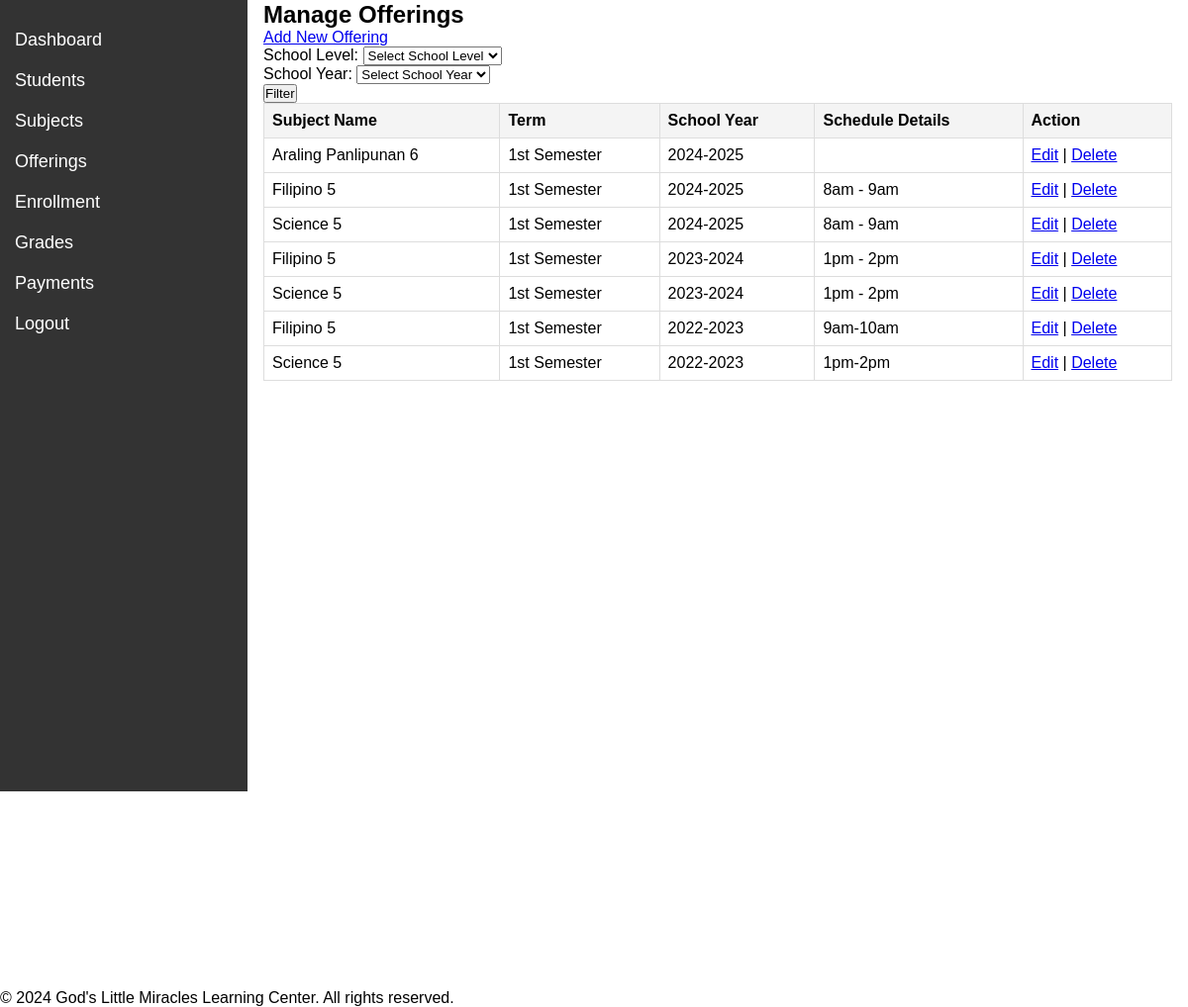
The app's page /teacher/manage_offerings.php (signed in), older data.
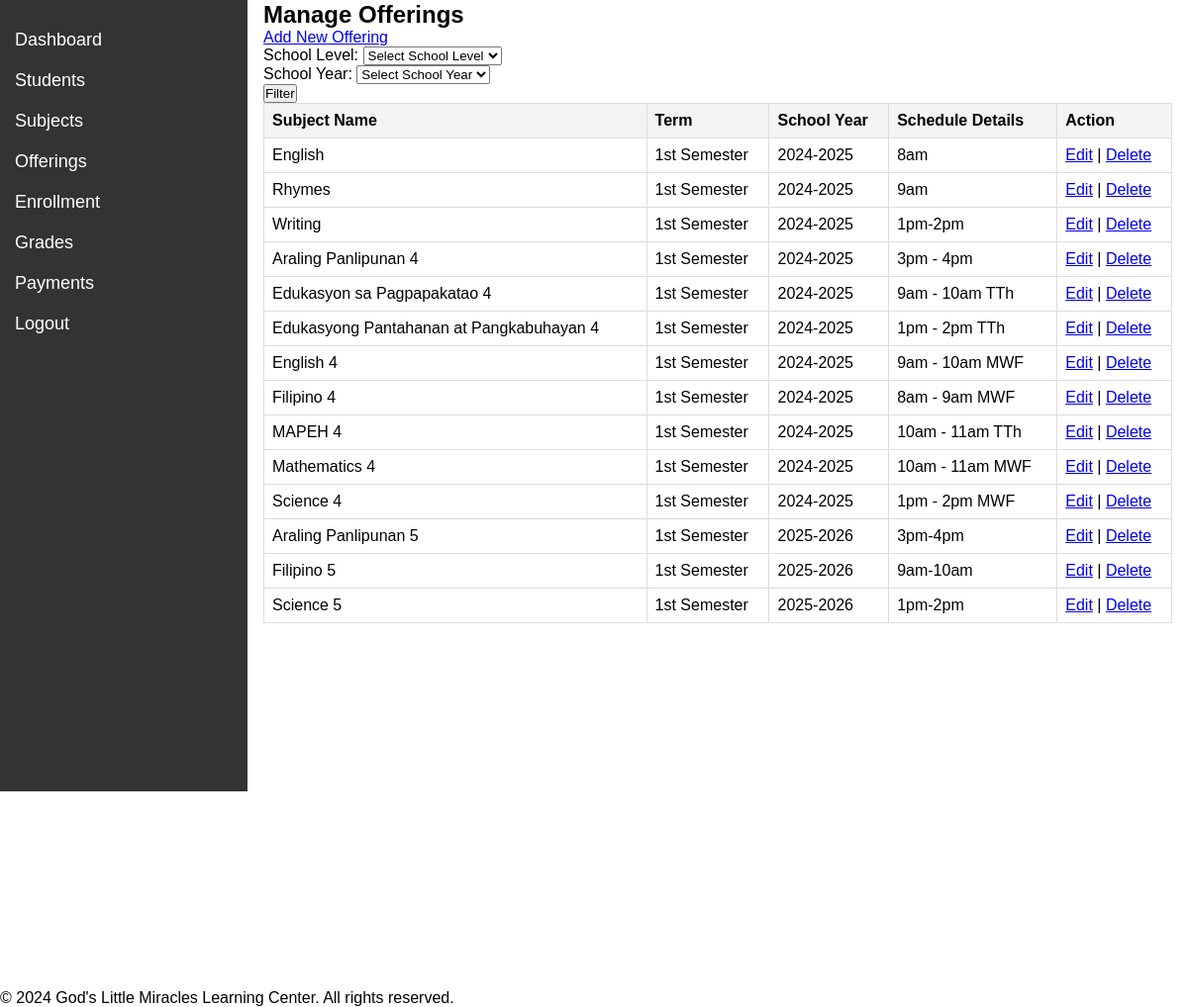
The same page, newer data.
### tables this page shows
CREATE TABLE `offerings` (
  `OfferingID` int(11) NOT NULL,
  `SubjectID` int(11) DEFAULT NULL,
  `Term` varchar(50) DEFAULT NULL,
  `SchoolYear` varchar(9) DEFAULT NULL,
  `ScheduleDetails` varchar(255) DEFAULT NULL
);

CREATE TABLE `subjects` (
  `SubjectID` int(11) NOT NULL,
  `SubjectName` varchar(100) DEFAULT NULL,
  `Description` text DEFAULT NULL,
  `SubjectSchoolLevel` varchar(255) DEFAULT NULL,
  `IsActive` tinyint(1) DEFAULT 1,
  `CreatedAt` timestamp NOT NULL DEFAULT current_timestamp(),
  `UpdatedAt` timestamp NOT NULL DEFAULT current_timestamp() ON UPDATE current_timestamp()
);

### teacher/manage_offerings.php (the view, shortened to what this page needs)
<?php
require_once '../includes/config.php';
$selectedSchoolLevel = $_GET['schoolLevel'] ?? '';
$selectedSchoolYear = $_GET['schoolYear'] ?? '';
try {
    $sql = "SELECT o.OfferingID, s.SubjectName, o.Term, o.SchoolYear, o.ScheduleDetails
            FROM offerings o
            INNER JOIN subjects s ON o.SubjectID = s.SubjectID
            WHERE (:schoolLevel = '' OR s.SubjectSchoolLevel = :schoolLevel)
            AND (:schoolYear = '' OR o.SchoolYear = :schoolYear)
            ORDER BY s.SubjectSchoolLevel, o.SchoolYear DESC, o.Term, s.SubjectName";
    $stmt = $pdo->prepare($sql);
    $stmt->bindParam(':schoolLevel', $selectedSchoolLevel);
    $stmt->bindParam(':schoolYear', $selectedSchoolYear);
    $stmt->execute();
    $offerings = $stmt->fetchAll(PDO::FETCH_ASSOC);
} catch (PDOException $e) {
    echo "Oops! Something went wrong. Please try again later.";
    error_log($e->getMessage());
}
?>
<!DOCTYPE html>
<html lang="en">
<head>
    <link rel="stylesheet" href="../css/teacher_style.css">
</head>
<body>
    <?php include 'sidebar2.php'; ?>
    <div class="teacher-content">
        <h2>Manage Offerings</h2>
        <a href="add_offering.php" class="btn">Add New Offering</a>
        <form action="<?php echo htmlspecialchars($_SERVER["PHP_SELF"]); ?>" method="get">
            <div class="form-group">
                <label for="schoolLevel">School Level:</label>
                <select name="schoolLevel" id="schoolLevel" class="form-control">
                    <option value="">Select School Level</option>
                </select>
            </div>
            <div class="form-group">
                <label for="schoolYear">School Year:</label>
                <select name="schoolYear" id="schoolYear" class="form-control">
                    <option value="">Select School Year</option>
                </select>
            </div>
            <input type="submit" value="Filter" class="btn">
        </form>
        <table>
            <thead>
                <tr>
                    <th>Subject Name</th>
                    <th>Term</th>
                    <th>School Year</th>
                    <th>Schedule Details</th>
                    <th>Action</th>
                </tr>
            </thead>
            <tbody>
                <?php if (!empty($offerings)): ?>
                    <?php foreach ($offerings as $offering): ?>
                    <tr>
                        <td><?php echo htmlspecialchars($offering['SubjectName']); ?></td>
                        <td><?php echo htmlspecialchars($offering['Term']); ?></td>
                        <td><?php echo htmlspecialchars($offering['SchoolYear']); ?></td>
                        <td><?php echo htmlspecialchars($offering['ScheduleDetails']); ?></td>
                        <td>
                            <a href="edit_offering.php?id=<?php echo $offering['OfferingID']; ?>">Edit</a> |
                            <a href="delete_offering.php?id=<?php echo $offering['OfferingID']; ?>" onclick="return confirm('Are you sure you want to delete this offering?');">Delete</a>
                        </td>
                    </tr>
                    <?php endforeach; ?>
                <?php else: ?>
                    <tr><td colspan="5">No offerings found.</td></tr>
                <?php endif; ?>
            </tbody>
        </table>
    </div>
    <?php include '../includes/footer.php'; ?>
</body>
</html>

Row changes from the older to the newer data that the page shows:
removed offerings: SubjectID.SubjectName "Araling Panlipunan 6", Term "1st Semester", SchoolYear "2024-2025"
removed offerings: SubjectID.SubjectName "Filipino 5", Term "1st Semester", SchoolYear "2024-2025", ScheduleDetails "8am - 9am"
removed offerings: SubjectID.SubjectName "Science 5", Term "1st Semester", SchoolYear "2024-2025", ScheduleDetails "8am - 9am"
removed offerings: SubjectID.SubjectName "Filipino 5", Term "1st Semester", SchoolYear "2023-2024", ScheduleDetails "1pm - 2pm"
removed offerings: SubjectID.SubjectName "Science 5", Term "1st Semester", SchoolYear "2023-2024", ScheduleDetails "1pm - 2pm"
removed offerings: SubjectID.SubjectName "Filipino 5", Term "1st Semester", SchoolYear "2022-2023", ScheduleDetails "9am-10am"
removed offerings: SubjectID.SubjectName "Science 5", Term "1st Semester", SchoolYear "2022-2023", ScheduleDetails "1pm-2pm"
added offerings: SubjectID.SubjectName "English", Term "1st Semester", SchoolYear "2024-2025", ScheduleDetails "8am"
added offerings: SubjectID.SubjectName "Rhymes", Term "1st Semester", SchoolYear "2024-2025", ScheduleDetails "9am"
added offerings: SubjectID.SubjectName "Writing", Term "1st Semester", SchoolYear "2024-2025", ScheduleDetails "1pm-2pm"
added offerings: SubjectID.SubjectName "Araling Panlipunan 4", Term "1st Semester", SchoolYear "2024-2025", ScheduleDetails "3pm - 4pm"
added offerings: SubjectID.SubjectName "Edukasyon sa Pagpapakatao 4", Term "1st Semester", SchoolYear "2024-2025", ScheduleDetails "9am - 10am TTh"
added offerings: SubjectID.SubjectName "Edukasyong Pantahanan at Pangkabuhayan 4", Term "1st Semester", SchoolYear "2024-2025", ScheduleDetails "1pm - 2pm TTh"
added offerings: SubjectID.SubjectName "English 4", Term "1st Semester", SchoolYear "2024-2025", ScheduleDetails "9am - 10am MWF"
added offerings: SubjectID.SubjectName "Filipino 4", Term "1st Semester", SchoolYear "2024-2025", ScheduleDetails "8am - 9am MWF"
added offerings: SubjectID.SubjectName "MAPEH 4", Term "1st Semester", SchoolYear "2024-2025", ScheduleDetails "10am - 11am TTh"
added offerings: SubjectID.SubjectName "Mathematics 4", Term "1st Semester", SchoolYear "2024-2025", ScheduleDetails "10am - 11am MWF"
added offerings: SubjectID.SubjectName "Science 4", Term "1st Semester", SchoolYear "2024-2025", ScheduleDetails "1pm - 2pm MWF"
added offerings: SubjectID.SubjectName "Araling Panlipunan 5", Term "1st Semester", SchoolYear "2025-2026", ScheduleDetails "3pm-4pm"
added offerings: SubjectID.SubjectName "Filipino 5", Term "1st Semester", SchoolYear "2025-2026", ScheduleDetails "9am-10am"
added offerings: SubjectID.SubjectName "Science 5", Term "1st Semester", SchoolYear "2025-2026", ScheduleDetails "1pm-2pm"
